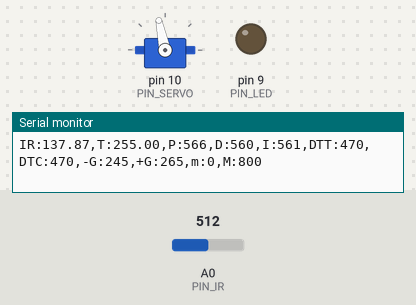
This sketch was run on a simulated Arduino Uno, built with avr-gcc and run on an emulated ATmega328P. On the bench: servo, output pins drawn as LEDs (lit = HIGH), the last lines printed to the serial monitor. Inputs (shaded band) come from the test bench; at power-on: A0 (PIN_IR) = 512.

Above: at 2.2 s.
2.3 s: A0 (PIN_IR) set to 122
5.3 s: A0 (PIN_IR) set to 90
6.8 s: A0 (PIN_IR) set to 265
9.8 s: A0 (PIN_IR) set to 420
At 10.2 s:
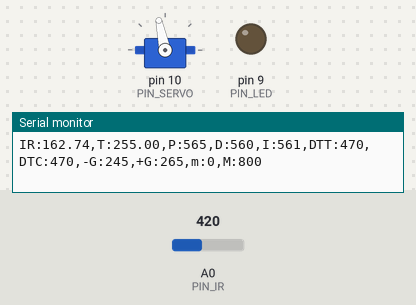
11.3 s: A0 (PIN_IR) set to 40
At 12.1 s:
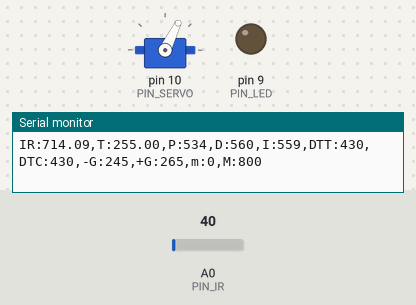
Timing chart, 0 to 13.9 s (numbered marks = the images above; inputs shaded):
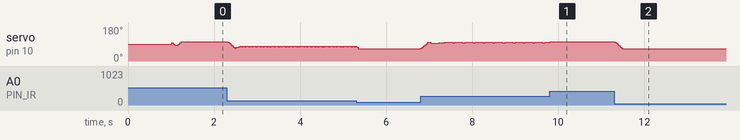

Measured:
- after the input at 9.8 s, servo on pin 10 (PIN_SERVO): goes on until 9.8 s, then stays 102°
- after the input at 11.3 s, servo on pin 10 (PIN_SERVO): 102° → 64° at once

The sketch:

PID_20203065.ino.ino
```cpp
#include <Servo.h>

/////////////////////////////
// Configurable parameters //
/////////////////////////////

// Arduino pin assignment
#define PIN_LED 9              // LED를 아두이노 GPIO 9번 핀에 연결
#define PIN_SERVO 10           // 서보모터를 아두이노 GPIO 10번 핀에 연결
#define PIN_IR A0              // 적외선 센서를 아두이노 아날로그 A0핀에 연결

// Framework setting
#define _DIST_TARGET 255       // 목표하는 위치
#define _DIST_MIN 100          // 거리의 최솟값이 100mm
#define _DIST_MAX 410          // 거리의 최대값 410mm

// Distance sensor
#define _DIST_ALPHA 0.1        // 센서 보정정도

#define DELAY_MICROS 1500
#define EMA_ALPHA 0.35

// Servo range
#define _DUTY_MIN 1200         // 서보의 최소각도를 microseconds로 표현
#define _DUTY_NEU 1500         // 레일플레이트 중립위치를 만드는 서보 duty값
#define _DUTY_MAX 1600         // 서보의 최대각도의 microseconds의 값

// Servo speed control
#define _SERVO_ANGLE 30        // 최대 가동범위에 따른 목표 서보 회전각
#define _SERVO_SPEED 500      // 서보 속도

// Event periods
#define _INTERVAL_DIST 5      // 적외선센서 업데이트 주기
#define _INTERVAL_SERVO 5     // 서보 업데이트 주기
#define _INTERVAL_SERIAL 100   // 시리얼 플로터 갱신 속도

// PID parameters
#define _KP 1.1   // P 이득 비율 1.0
#define _KI 0.11   // I 이득 비율
#define _KD 115.0 // D 이득 비율 77.0

#define _ITERM_MAX 50


//////////////////////
// global variables //
//////////////////////

// Servo instance
Servo myservo;   // 서보 객체 생성

float ema_dist = 0;
float filtered_dist;
float samples_num = 3;

// Distance sensor
float dist_target = _DIST_TARGET;
float dist_raw, dist_ema, dist_cali, dist_cali2;

// Event periods
unsigned long last_sampling_time_dist, last_sampling_time_servo, last_sampling_time_serial;
bool event_dist, event_servo, event_serial; // 이벤트별 이번 루프에서 업데이트 여부

// Servo speed control
int duty_chg_per_interval; // 서보 속도 제어를 위한 변수 선언
int duty_target, duty_curr; // 목표 duty, 현재 duty

// PID variables
float error_curr, error_prev, control, pterm, dterm, iterm;
   // PID 제어를 위한 현재 오차, 이전오차, 컨트롤(?), p 값, d 값, i 값 변수 선언

// global variables
const float coE[] = {0.0000076, -0.0072605, 2.9733788, -115.1363930};

int a = 71;
int b = 635;


void setup() {
  // initialize GPIO pins for LED and attach servo
  pinMode(PIN_LED, OUTPUT);
  myservo.attach(PIN_SERVO);

  // initialize global variables
  duty_target, duty_curr = _DUTY_NEU;
  delay(1000);
  last_sampling_time_dist, last_sampling_time_servo, last_sampling_time_serial = 0;
  dist_raw, dist_ema = _DIST_MIN;
  pterm = dterm = 0;
  iterm = 100;

  // move servo to neutral position
  myservo.writeMicroseconds(_DUTY_NEU);

  // initialize serial port
  Serial.begin(57600);

  event_dist = event_serial = false;

  // convert angle speed into duty change per interval.
  duty_chg_per_interval = (_DUTY_MAX - _DUTY_MIN)/(float)(_SERVO_ANGLE) * (_SERVO_SPEED /1000.0)*_INTERVAL_SERVO;
     // 설정한 서보 스피드에 따른 duty change per interval 값을 변환

}


void loop() {
  /////////////////////
  // Event generator //
  /////////////////////
  unsigned long time_curr = millis();   // 이벤트 업데이트 주기 계산을 위한 현재 시간
  if(time_curr >= last_sampling_time_dist + _INTERVAL_DIST){
    last_sampling_time_dist += _INTERVAL_DIST;
    event_dist = true;
    }

  if(time_curr >= last_sampling_time_servo + _INTERVAL_SERVO){
    last_sampling_time_servo += _INTERVAL_SERVO;
    event_servo = true;
    }
  if(time_curr >= last_sampling_time_serial + _INTERVAL_SERIAL){
    last_sampling_time_serial += _INTERVAL_SERIAL;
    event_serial = true;
    }


  ////////////////////
  // Event handlers //
  ////////////////////

  if(event_dist){
    event_dist = false;  // 업데이트 대기
    // get a distance reading from the distance sensor
    dist_raw = filtered_ir_distance();
    dist_cali = 100 + 300.0 / (b - a) * (dist_raw - a);
    dist_cali2 = coE[0] * pow(dist_cali, 3) + coE[1] * pow(dist_cali, 2) + coE[2] * dist_cali + coE[3];
    dist_ema = _DIST_ALPHA * dist_cali2 + (1-_DIST_ALPHA)*dist_ema;

    // PID control logic
    error_curr = _DIST_TARGET - dist_cali2; // 오차 계산
    pterm = _KP * error_curr; // p 값은 오차
    dterm = _KD * (error_curr - error_prev);
    iterm += _KI * error_curr;
    control = pterm + iterm + dterm; // control값, i와 d는 현재 0

    // update error_prev
    error_prev = error_curr;

    // duty_target = f(duty_neutral, control)

    duty_target = _DUTY_NEU +control;

    //duty_target = duty_neutral*(1+control);
       // control 값이 다 합해서 1이 되도록 되어있다면, 중립 위치에 컨트롤 값 만큼의 비율을 더해 목표위치를 정한다.

    //duty_target = _DUTY_NEU + (control - 0) * (control > 0 ? _DUTY_MAX - _DUTY_NEU : _DUTY_NEU - _DUTY_MIN);
       // NEU 에다가 위아래로 control 에 맞게 조절한 값

    // Limit duty_target within the range of [_DUTY_MIN, _DUTY_MAX]
    if(duty_target < _DUTY_MIN) duty_target = _DUTY_MIN; // lower limit
    if(duty_target > _DUTY_MAX) duty_target = _DUTY_MAX; // upper limit

    // keep duty_target value within the range of [_DUTY_MIN, _DUTY_MAX]
    //if(duty_target < _DUTY_MIN)   //  양극값 넘어가는 경우 극값으로 제한
    //{
    //  duty_target = _DUTY_MIN;
    //  }
    //if(duty_target > _DUTY_MAX)
    //{
    //  duty_target = _DUTY_MAX;
    //  }

    // Limit iterm
    if(iterm > _ITERM_MAX) iterm = iterm/4;
    else if(iterm < -_ITERM_MAX) iterm = iterm/4;

    }

    if(event_servo){
      event_servo = false;
      // adjust duty_curr toward duty_target by duty_chg_per_interval
      if(duty_target > duty_curr){
        duty_curr += duty_chg_per_interval;
        if(duty_curr > duty_target)duty_curr = duty_target;
      }
      else{
        duty_curr -= duty_chg_per_interval;
        if(duty_curr < duty_target) duty_curr = duty_target;
      }

    // update servo position
    myservo.writeMicroseconds((int)duty_curr);

    event_servo = false;
    }

    if(event_serial) {
      event_serial = false; // 이벤트 주기가 왔다면 다시 false로 만들고 이벤트를 수행
      Serial.print("IR:");
      Serial.print(dist_cali2);
      Serial.print(",T:");
      Serial.print(dist_target);
      Serial.print(",P:");
      Serial.print(map(pterm,-1000,1000,510,610));
      Serial.print(",D:");
      Serial.print(map(dterm,-1000,1000,510,610));
      Serial.print(",I:");
      //Serial.print(iterm);
      Serial.print(map(iterm,-1000,1000,510,610));
      Serial.print(",DTT:");
      Serial.print(map(duty_target,1000,2000,410,510));
      Serial.print(",DTC:");
      Serial.print(map(duty_curr,1000,2000,410,510));
      Serial.println(",-G:245,+G:265,m:0,M:800");

      event_serial = false; // event_serial false로 변경
      }
}


float ir_distance(void){ // return value unit: mm
       float val; // 변수 val 선언
       float volt = float(analogRead(PIN_IR)); // volt변수에 적외선 센서 측정값 입력
       val = ((6762.0/(volt - 9.0)) - 4.0) * 10.0; // volt 값 보정
       return val; // val 리턴
}

float under_noise_filter(void){ // 아래로 떨어지는 형태의 스파이크를 제거해주는 필터
  int currReading;
  int largestReading = 0;
  for (int i = 0; i < samples_num; i++) {
    currReading = ir_distance();
    if (currReading > largestReading) { largestReading = currReading; }
    // Delay a short time before taking another reading
    delayMicroseconds(DELAY_MICROS);
  }
  return largestReading;
}

float filtered_ir_distance(void){ // 아래로 떨어지는 형태의 스파이크를 제거 후, 위로 치솟는 스파이크를 제거하고 EMA필터를 적용함.
  // under_noise_filter를 통과한 값을 upper_nosie_filter에 넣어 최종 값이 나옴.
  int currReading;
  int lowestReading = 1024;
  for (int i = 0; i < samples_num; i++) {
    currReading = under_noise_filter();
    if (currReading < lowestReading) { lowestReading = currReading; }
  }
  // eam 필터 추가
  ema_dist = EMA_ALPHA*lowestReading + (1-EMA_ALPHA)*ema_dist;
  return ema_dist;
}
```
